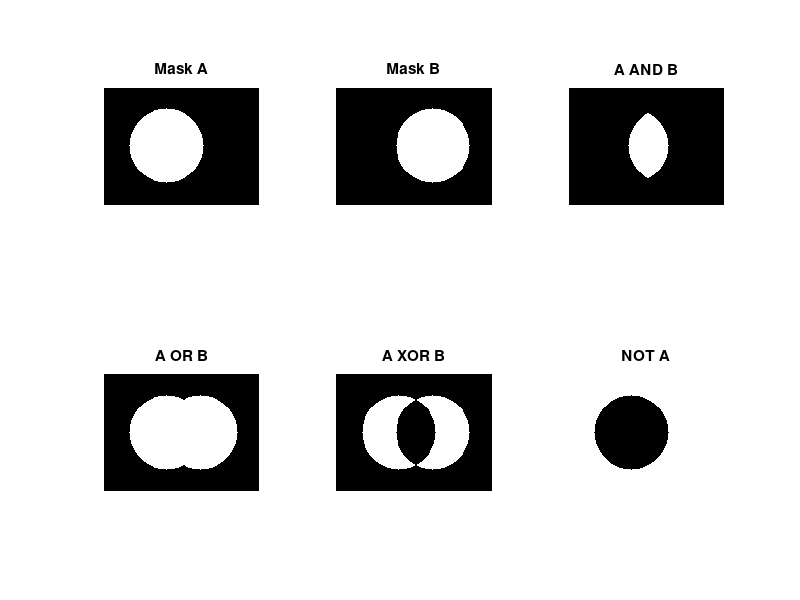

Recreate this plot in MATLAB.
%% LAB 5 - PHEP LOGIC TREN MASK NHI PHAN
clear; close all; clc;
[x,y] = meshgrid(1:160,1:120);
% Hai mask hinh tron giao nhau mot phan.
maskA = (x-65).^2 + (y-60).^2 <= 38^2;
maskB = (x-100).^2 + (y-60).^2 <= 38^2;

% AND = phan giao; OR = hop; XOR = thuoc dung mot trong hai; NOT = dao mask.
maskAnd = maskA & maskB;
maskOr = maskA | maskB;
maskXor = xor(maskA,maskB);
maskNotA = ~maskA;

figure('Name','Lab 5 - Logic mask');
subplot(2,3,1); imshow(maskA); title('Mask A');
subplot(2,3,2); imshow(maskB); title('Mask B');
subplot(2,3,3); imshow(maskAnd); title('A AND B');
subplot(2,3,4); imshow(maskOr); title('A OR B');
subplot(2,3,5); imshow(maskXor); title('A XOR B');
subplot(2,3,6); imshow(maskNotA); title('NOT A');

fprintf('A AND B: %d pixel; A OR B: %d pixel; A XOR B: %d pixel.\n', ...
    nnz(maskAnd), nnz(maskOr), nnz(maskXor));
